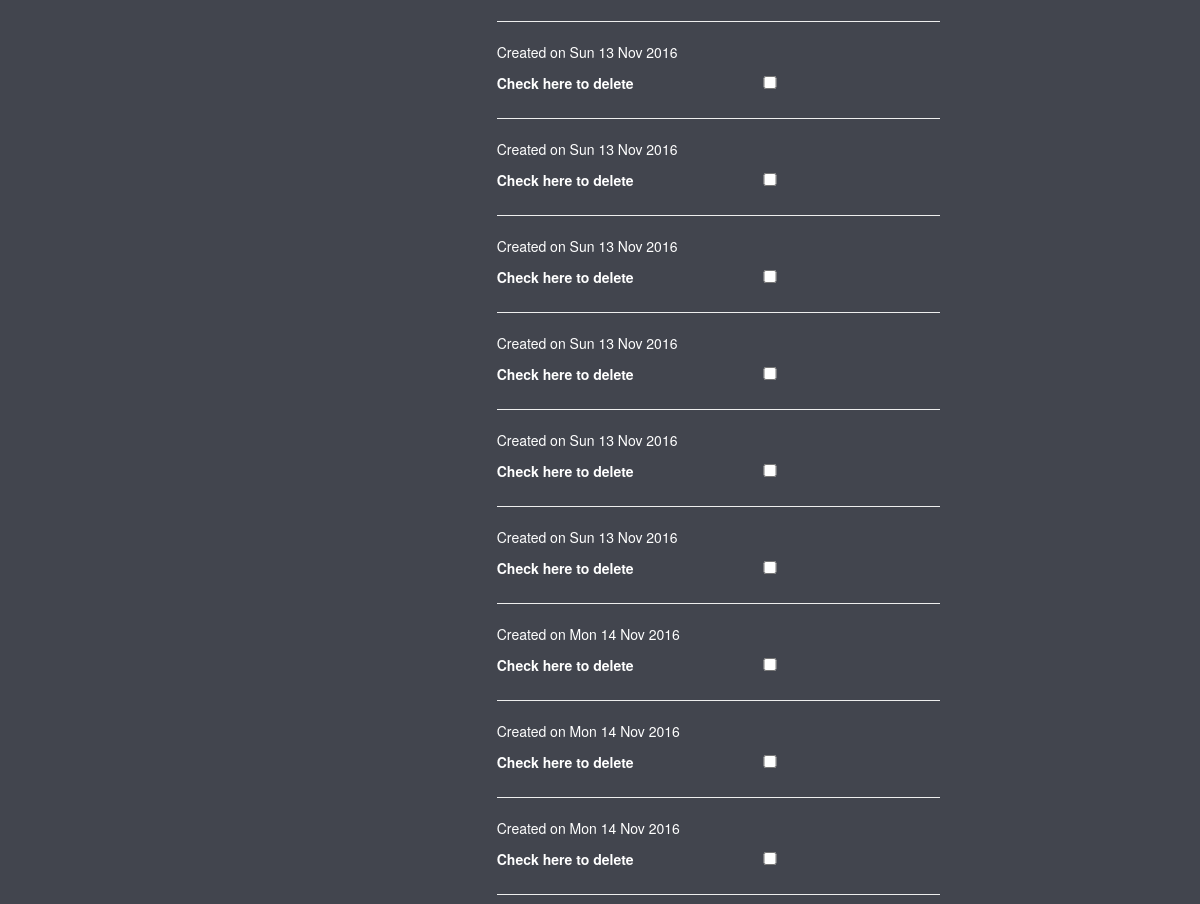
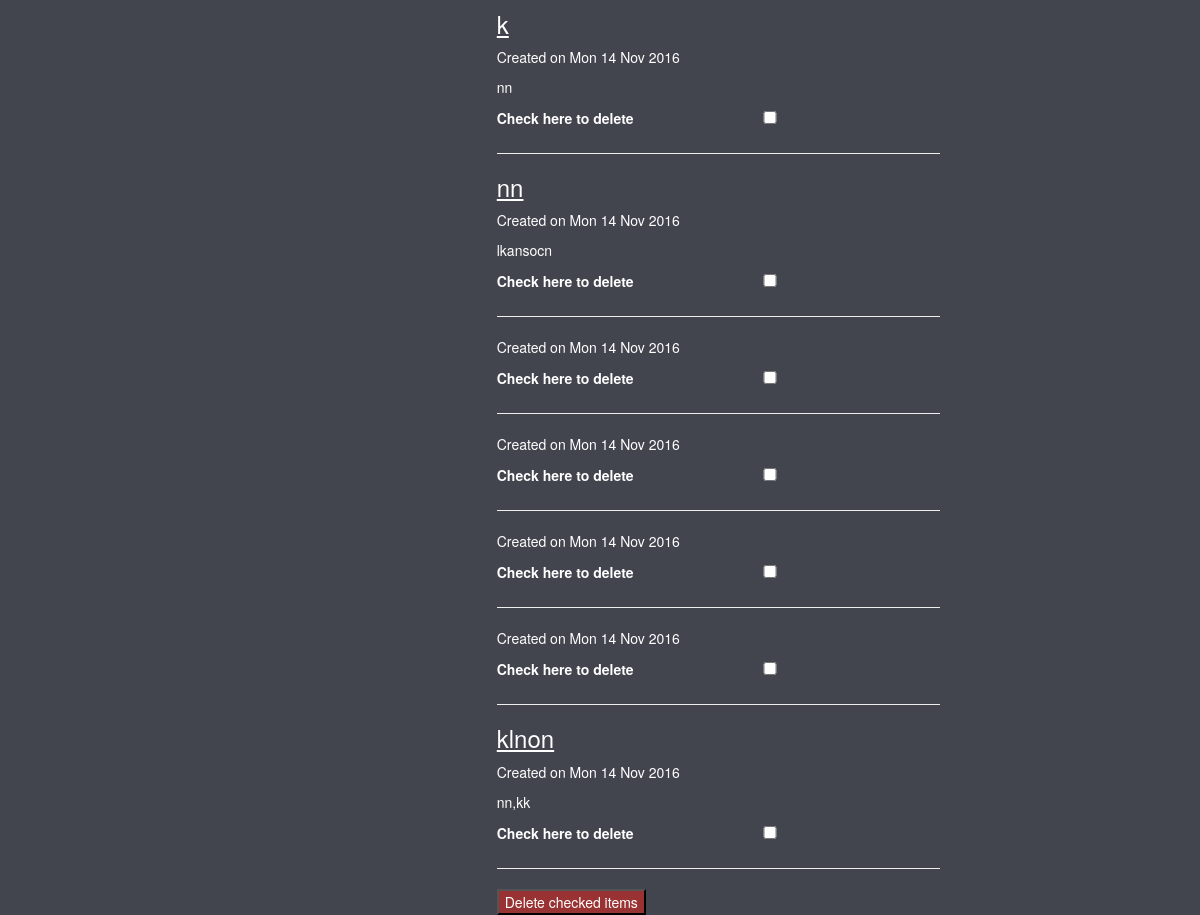
The app's page / (lower part), older data (2 pictures, top to bottom).
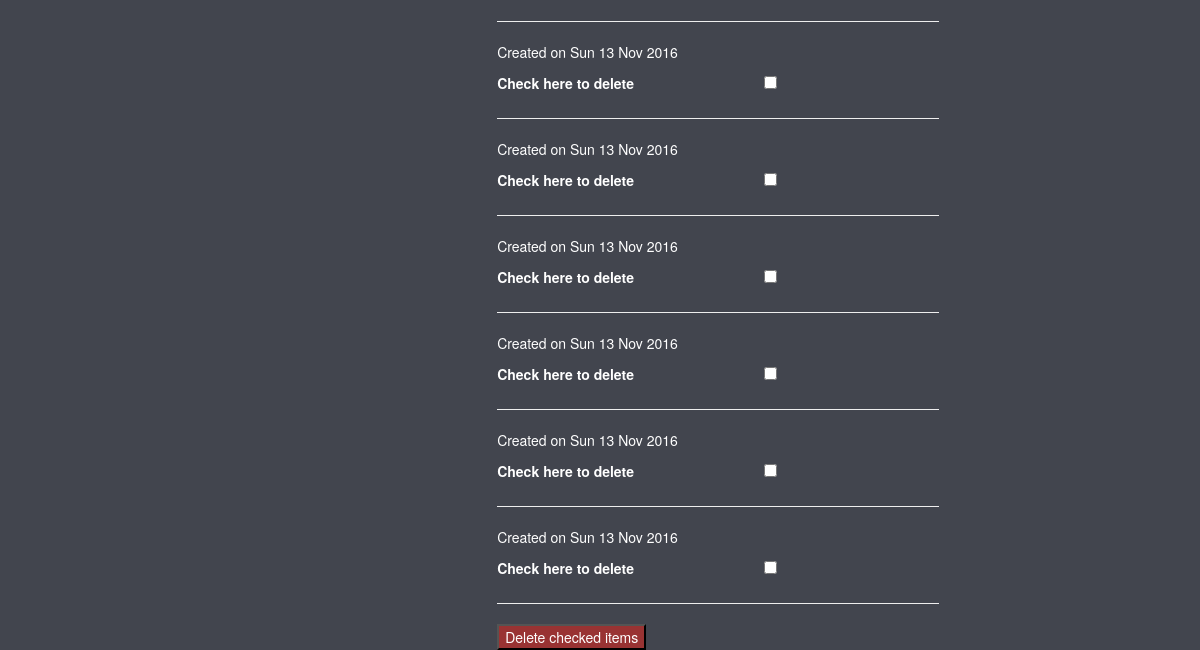
The same page, newer data.
### MytodoListApp/models.py (models this page shows)
class todo(models.Model):
    task_name = models.CharField(max_length=100, null=True)
    task_description = models.TextField(max_length=255, null=True)
    date_created = models.DateTimeField(auto_now_add=True, null=True)
    class Meta:
        ordering = ['date_created']

### MytodoListApp/views.py (the view)
# urls.py: url(r'^$', views.index, name='index'),
def index(request):
    if request.method == 'POST':
        name = request.POST.get('name')
        description = request.POST.get('description')
        items = todo.objects.create(task_name=name, task_description=description)
    items = todo.objects.all()
    return render(request, 'MytodoListApp/index.html', {'items': items})

### MytodoListApp/templates/MytodoListApp/index.html (shortened to what this page needs)
{% load staticfiles %}
<html>
    <head>
        <link rel="stylesheet" href="//maxcdn.bootstrapcdn.com/bootstrap/3.2.0/css/bootstrap.min.css">
        <link rel="stylesheet" href="//maxcdn.bootstrapcdn.com/bootstrap/3.2.0/css/bootstrap-theme.min.css">
        <link rel="stylesheet" href="{% static 'css/todo.css' %}">
    </head>
    <body class="align">
      <div class="grid">
          <br />
          <form class="Add" action="/" method="post">
              <div class="col-sm-8">
                  {% for x in items %}
                  <h3><ins>{{ x.task_name }}</ins></h3>
                  <p>Created on {{ x.date_created|date:"D d M Y" }}</p>
                  <p>{{ x.task_description }}</p>
                  <label>Check here to delete</label>
                  <input type="checkbox" name="itemsCheckedForDelete" value= "{{x.id}}">
                      <hr />
                  {% endfor %}
                  <button type="submit"formaction="delete_todo/" value="" style="background-color: #993333">Delete checked items</button>
              </div>
          </form>
      </div>
    </body>
</html>

### MytodoListApp/static/css/todo.css (style rules this page uses)
html { box-sizing: border-box; height: 80%; }
body { background-color:#42454e; color: #FFFFFF; margin: 0; min-height: 100%; }
.align { align-items: center; display: flex; justify-content: center; }
input { color: #170303; width: 60%; }

Row changes from the older to the newer data that the page shows:
removed todo: date_created "Mon 14 Nov 2016"
removed todo: date_created "Mon 14 Nov 2016"
removed todo: date_created "Mon 14 Nov 2016"
removed todo: task_name "k", date_created "Mon 14 Nov 2016", task_description "nn"
removed todo: task_name "nn", date_created "Mon 14 Nov 2016", task_description "lkansocn"
removed todo: date_created "Mon 14 Nov 2016"
removed todo: date_created "Mon 14 Nov 2016"
removed todo: date_created "Mon 14 Nov 2016"
removed todo: date_created "Mon 14 Nov 2016"
removed todo: task_name "klnon", date_created "Mon 14 Nov 2016", task_description "nn,kk"
